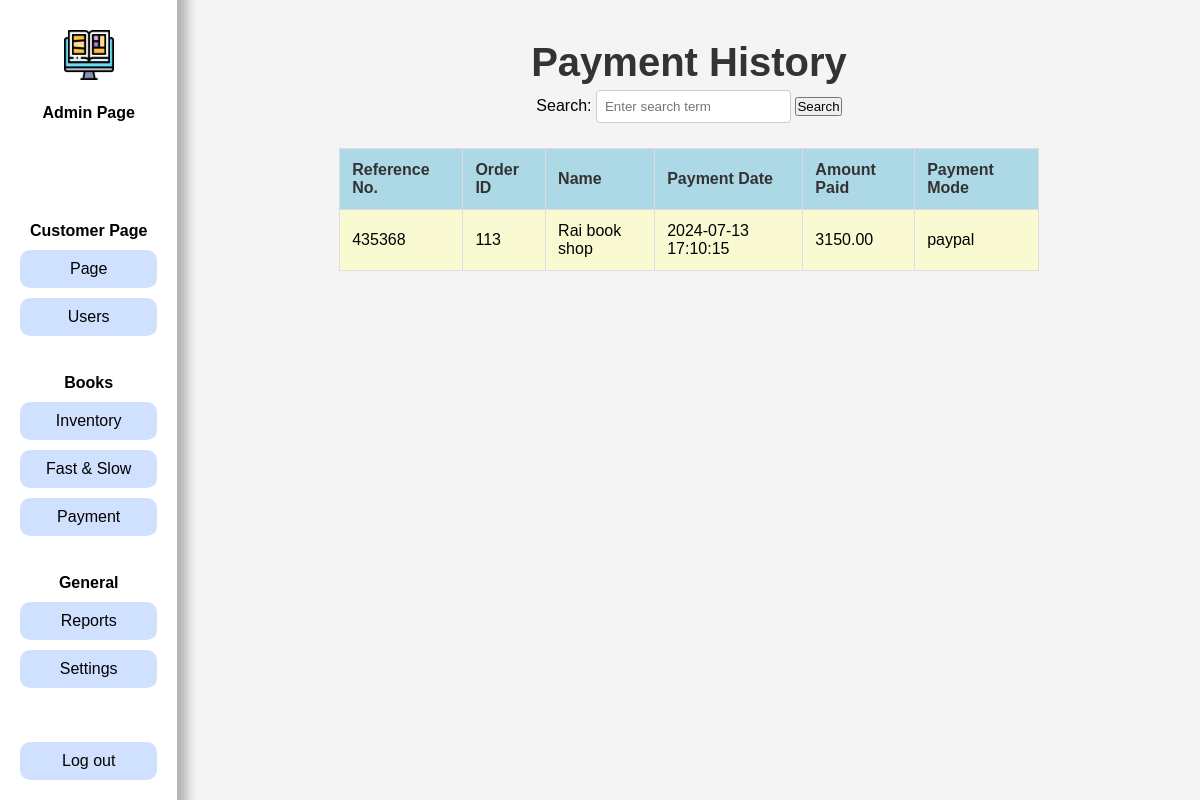
The page /paymenthistory.php on the database as committed earlier.
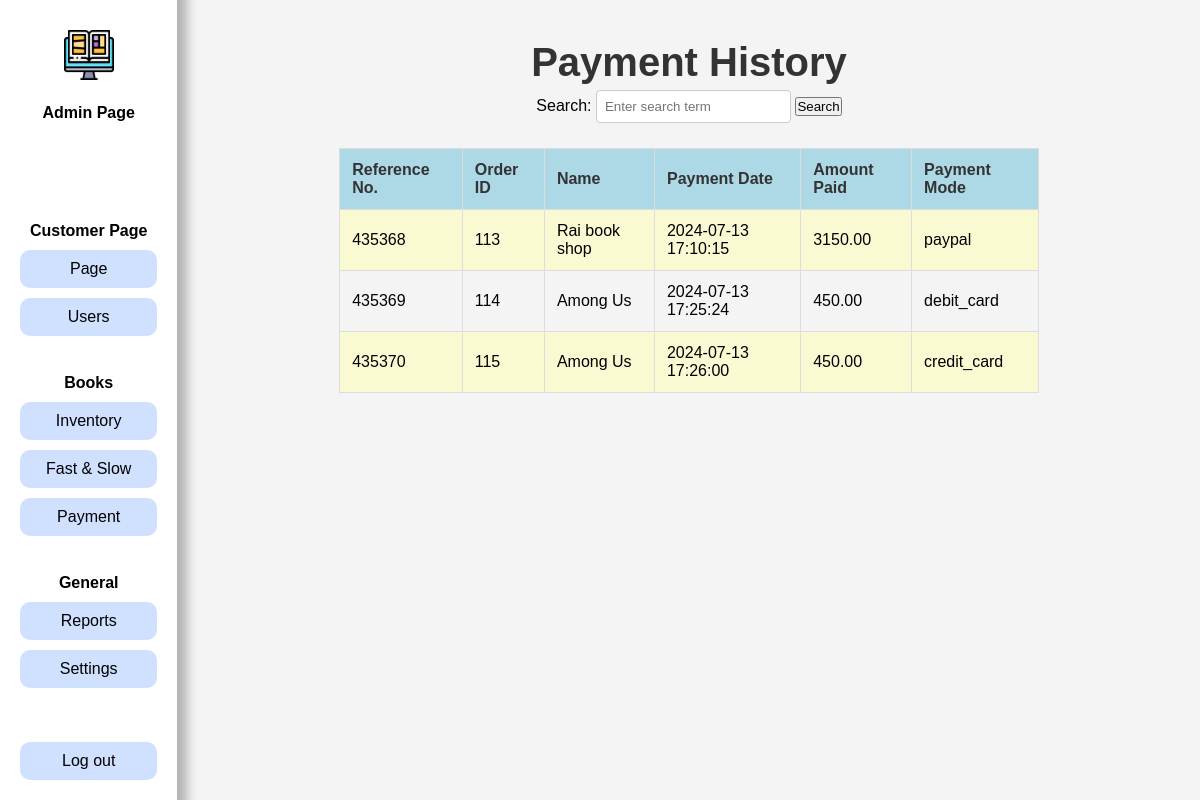
The same page on the database as committed later.
### tables this page shows
CREATE TABLE `page` (
  `ItemID` int(11) NOT NULL,
  `Itemname` varchar(50) NOT NULL,
  `value` varchar(200) NOT NULL
);

CREATE TABLE `payment` (
  `payment_id` int(11) NOT NULL,
  `order_id` int(11) NOT NULL,
  `customer_id` int(11) NOT NULL,
  `payment_date` timestamp NOT NULL DEFAULT current_timestamp(),
  `amount_paid` decimal(10,2) NOT NULL,
  `payment_mode` varchar(100) NOT NULL
);

CREATE TABLE `users` (
  `UserID` int(11) NOT NULL,
  `FName` varchar(50) NOT NULL,
  `LName` varchar(50) NOT NULL,
  `username` varchar(50) NOT NULL,
  `password` varchar(100) NOT NULL,
  `email` varchar(50) NOT NULL,
  `phone` varchar(15) DEFAULT NULL,
  `address` varchar(200) DEFAULT NULL,
  `attempt` int(11) NOT NULL,
  `block` int(11) NOT NULL,
  `admin` int(1) NOT NULL,
  `profile` varchar(200) NOT NULL,
  `verification` varchar(10) NOT NULL,
  `verification_code` varchar(10) NOT NULL
);

### query.php (called while the page is built, shortened)
<?php
$queryPage = mysqli_query($con, "SELECT * FROM page WHERE ItemID IN (1, 2, 3, 4, 5)");
while ($rowPage = mysqli_fetch_assoc($queryPage)) {
    if ($rowPage["ItemID"] == 1) {
        $logo = $rowPage["value"];
    } elseif ($rowPage["ItemID"] == 2) {
        $companyname = $rowPage["value"];
    } elseif ($rowPage["ItemID"] == 3) {
        $backgroundimg = $rowPage["value"];
    } elseif ($rowPage["ItemID"] == 4) {
        $backgroundcolor = $rowPage["value"];
    } elseif ($rowPage["ItemID"] == 5) {
        $color = $rowPage["value"];
    }
}

### paymenthistory.php (the view, shortened to what this page needs)
<?php
include 'connect.php';
include 'query.php';
if (isset($_GET['search'])) {
    $search = mysqli_real_escape_string($con, $_GET['search']);
    $sql = "SELECT payment_id, order_id, customer_id, payment_date, amount_paid, payment_mode FROM payment
            WHERE payment_id LIKE '%$search%' OR order_id LIKE '%$search%' OR payment_date LIKE '%$search%'
            OR amount_paid LIKE '%$search%' OR payment_mode LIKE '%$search%'";
    $sql .= " OR customer_id IN (SELECT UserID FROM users WHERE FName LIKE '%$search%' OR LName LIKE '%$search%')";
} else {
    $sql = "SELECT payment_id, order_id, customer_id, payment_date, amount_paid, payment_mode FROM payment";
}
$result = mysqli_query($con, $sql);
?>
<!DOCTYPE html>
<html lang="en">
<head>
    <link rel="stylesheet" href="css/admin.css">
    <link rel="stylesheet" href="css/paymenthistory.css">
</head>
<body>
    <?php include 'aheader.php'; ?>
    <div class="wrapper" id="page">
        <h2>Payment History</h2>
        <form action="" method="get">
            <label for="search">Search:</label>
            <input type="text" id="search" name="search" placeholder="Enter search term">
            <button type="submit">Search</button>
        </form>
        <table>
            <tr>
                <th>Reference No.</th>
                <th>Order ID</th>
                <th>Name</th>
                <th>Payment Date</th>
                <th>Amount Paid</th>
                <th>Payment Mode</th>
            </tr>
            <?php
            if ($result && mysqli_num_rows($result) > 0) {
                while ($row = mysqli_fetch_assoc($result)) {
                    $sql2 = "SELECT FName, LName FROM users WHERE UserID = " . $row['customer_id'];
                    $result2 = mysqli_query($con, $sql2);
                    $userRow = mysqli_fetch_assoc($result2);
                    echo "<tr>";
                    echo "<td>" . $row['payment_id'] . "</td>";
                    echo "<td>" . $row['order_id'] . "</td>";
                    echo "<td>" . $userRow['FName'] . " " . $userRow['LName'] . "</td>";
                    echo "<td>" . $row['payment_date'] . "</td>";
                    echo "<td>" . $row['amount_paid'] . "</td>";
                    echo "<td>" . $row['payment_mode'] . "</td>";
                    echo "</tr>";
                }
            } else {
                echo "<tr><td colspan='6'>No payment history found.</td></tr>";
            }
            ?>
        </table>
    </div>
</body>
</html>

### aheader.php (shortened to what this page needs)
<header>
    <a href="admin.php"><img src="<?php echo $logo ?>" width="50" alt="Logo"></a>
    <div class="logoname"><a href="#"><strong>Admin Page</strong></a></div>
    <div class="header">
        <h4>Customer Page</h4>
        <a class="a" href="admin.php#page">Page</a>
        <a class="a" href="blockuser.php">Users</a><br>
        <h4>Books</h4>
        <a class="a" href="admin.php#inventory">Inventory</a>
        <a class="a" href="admin.php#dashboard">Fast & Slow</a>
        <a class="a" href="paymenthistory.php">Payment</a><br>
        <h4>General</h4>
        <a class="a" href="printreport.php">Reports</a>
        <a onclick='showSettingsPopup()' class="a" href="#settings">Settings</a>
    </div>
    <a class="a" id="logout" href="logout.php">Log out</a>
</header>

### css/admin.css (style rules this page uses)
* { font-family: Arial, Helvetica, sans-serif; scroll-behavior: smooth; transition: 0.6s ease; max-width: 99vw; padding: 0px; margin: 0px; box-sizing: inherit; }
a { text-decoration: none; color: black; }
header { background-color: white; height: 41px; z-index: 1; height: 100%; position: fixed; display: flex; flex-direction: row; align-items: center; gap: 20px; padding: 30px; box-shadow: 0px 0px 10px 10px #00000044; top: 0px; flex-direction: column; }
header .a { width: 100%; background-color: #0059ff2f; text-align: center; padding: 10px; border-radius: 10px; }
.header { margin-top: 10vh; display: flex; gap: 10px; align-items: center; flex-direction: column; }
.wrapper { margin-left: 60px; padding-top: 20px; padding-left: 130px; display: flex; flex-direction: column; align-items: center; }
input[type="file"], input[type="color"], input[type="text"] { margin: 5px 0; padding: 8px; border: 1px solid #ccc; border-radius: 4px; }
#logout { margin-top: auto; margin-bottom: 50px; }

### css/paymenthistory.css (style rules this page uses)
body { font-family: 'Arial', sans-serif; background-color: #f4f4f4; margin: 0; padding: 0; }
h2 { color: #333; text-align: center; margin-top: 20px; font-size: 40px; }
table { border-collapse: collapse; width: 70%; margin-top: 20px; }
th, td { border: 1px solid #dddddd; text-align: left; padding: 12px; }
th { background-color: lightblue; color: #333; }
tr:nth-child(even) { background-color: lightgoldenrodyellow; }

Rows that differ between the two databases and show on the page:
added payment: payment_id "435369", order "114", users.FName "Among", users.LName "Us", payment_date "2024-07-13 17:25:24", amount_paid "450.00", payment_mode "debit_card"
added payment: payment_id "435370", order "115", users.FName "Among", users.LName "Us", payment_date "2024-07-13 17:26:00", amount_paid "450.00", payment_mode "credit_card"
